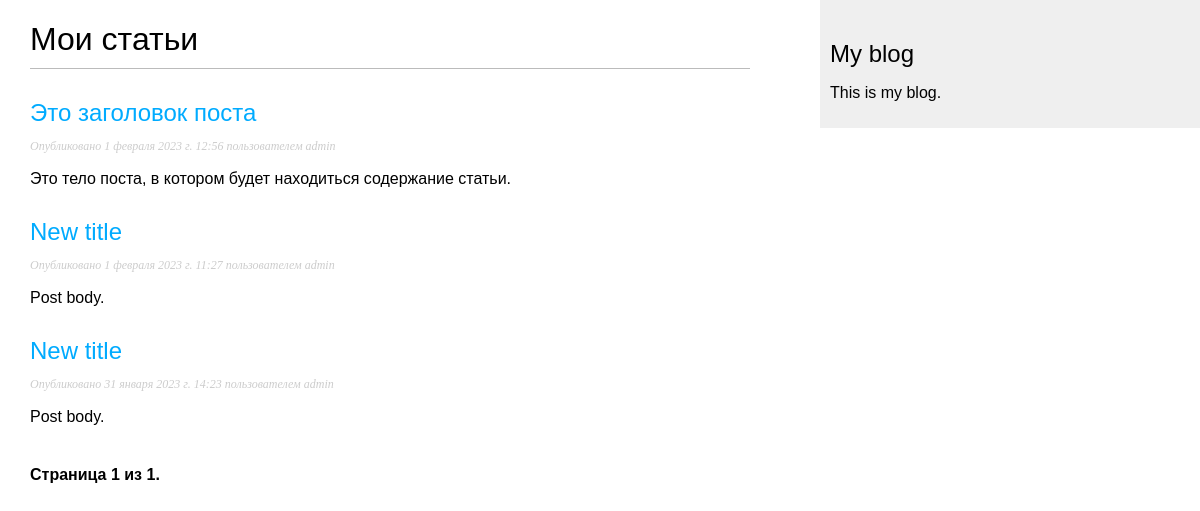
The page /blog/ on the database as committed earlier.
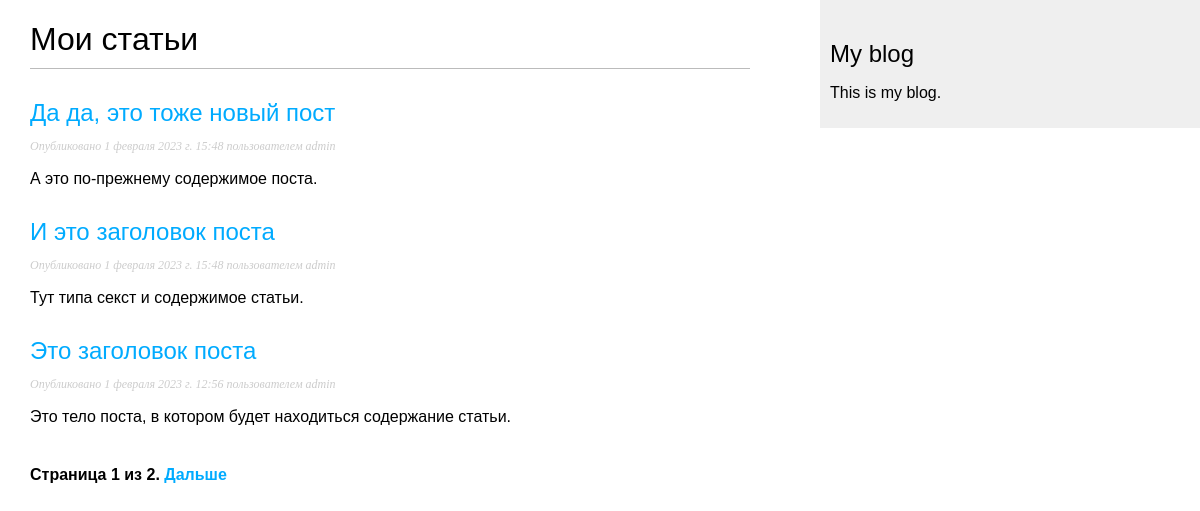
The same page on the database as committed later.
### blog/models.py (models this page shows, shortened)
class Post(models.Model):
    STATUS_CHOICES = (
        ('draft', 'Отложено'),
        ('published', 'Опубликовано'),
    )
    title = models.CharField(max_length=250)  # Поле заголовка статьи. Тип VARCHAR в базе данных
    slug = models.SlugField(max_length=250, unique_for_date='publish')  # Поле для формирования URL'ов
    author = models.ForeignKey(User, on_delete=models.CASCADE,
                               related_name='blog_posts')  # Внешний ключ, определяющий отношение "один ко многим"
    body = models.TextField()  # Основное содержание статьи, которое будет сохранено в столбце TEXT в SQL базе данных
    publish = models.DateTimeField(
        default=timezone.now)  # Поле даты, сохраняющее дату публикации статьи. Функция 'now' - по умолчанию, и возвращает текущие дату и время
    created = models.DateTimeField(
        auto_now_add=True)  # Это поле даты указывает, когда статья была создана. Параметр 'auto_now_add' - автосохранение при создании объекта
    update = models.DateTimeField(
        auto_now=True)  # Дата и время, указывающие на период, когда статья была отредактирована. Параметр 'auto_now' - указание даты на момент сохранения.
    status = models.CharField(max_length=10, choices=STATUS_CHOICES,
                              default='draft')  # Поле отображения статуса статьи. Параметр CHOICES ограничивает возможные значения из указанного списка.
    objects = models.Manager()  # Менеджер по умолчанию
    published = PublishedManager()  # Новый менеджер
    class Meta:
        ordering = (
            '-publish',)  # Указали Django, порядок сортировки статей по умолчанию — по убыванию (префикс "-") даты публикации поля 'publish'.
    def get_absolute_url(self):
        return reverse('blog:post_detail',
                       args=[self.publish.year,
                             self.publish.month,
                             self.publish.day,
                             self.slug])

### blog/views.py (the view)
# urls.py: path('', views.post_list, name='post_list'),
def post_list(request):
    objects_list = Post.published.all()
    paginator = Paginator(objects_list, 3)  # Отображение по три поста на странице
    page = request.GET.get('page')
    try:
        posts = paginator.page(page)
    except PageNotAnInteger:
        posts = paginator.page(1)  # Если страница не является целым числом — возвращаем первую страницу
    except EmptyPage:
        posts = paginator.page(
            paginator.num_pages)  # Если номер страницы больше общего количества страниц — возвращаем последнюю
    return render(request, 'post/list.html', {'page': page, 'posts': posts})

### blog/models.py (called while the page is built)
    def get_queryset(self):
        return super().get_queryset().filter(status='published')

### blog/templates/post/list.html (shortened to what this page needs)
{% extends "blog/base.html" %}
{% block content %}
<h1>Мои статьи</h1>
{% for post in posts %}
<h2>
    <a href="{{ post.get_absolute_url }}">{{ post.title }}</a>
</h2>
<p class="date">Опубликовано {{ post.publish }} пользователем {{ post.author }}</p>
{{ post.body|truncatewords:30|linebreaks }}
{% endfor %}
{% include "pagination.html" with page=posts %}
{% endblock %}

Rows that differ between the two databases and show on the page:
no longer on this page (row unchanged): Post: title "New title", publish "1 февраля 2023 г. 11:27", author "admin", body "Post body."
no longer on this page (row unchanged): Post: title "New title", publish "31 января 2023 г. 14:23", author "admin", body "Post body."
added Post: title "Да да, это тоже новый пост", publish "1 февраля 2023 г. 15:48", author "admin", body "А это по-прежнему содержимое поста."
added Post: title "И это заголовок поста", publish "1 февраля 2023 г. 15:48", author "admin", body "Тут типа секст и содержимое статьи."
Other text that changed with them:
{{ page.paginator.num_pages }}: "1" → "2"
text now shown: "Дальше"
